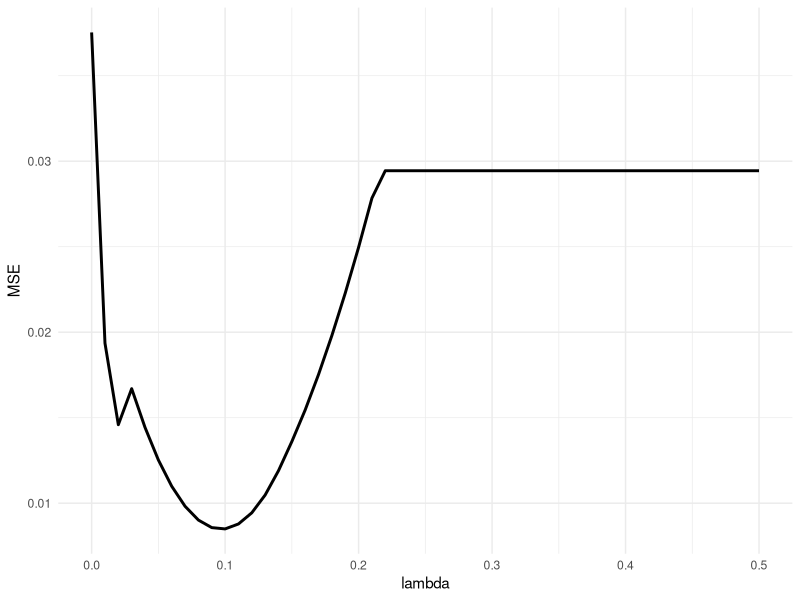
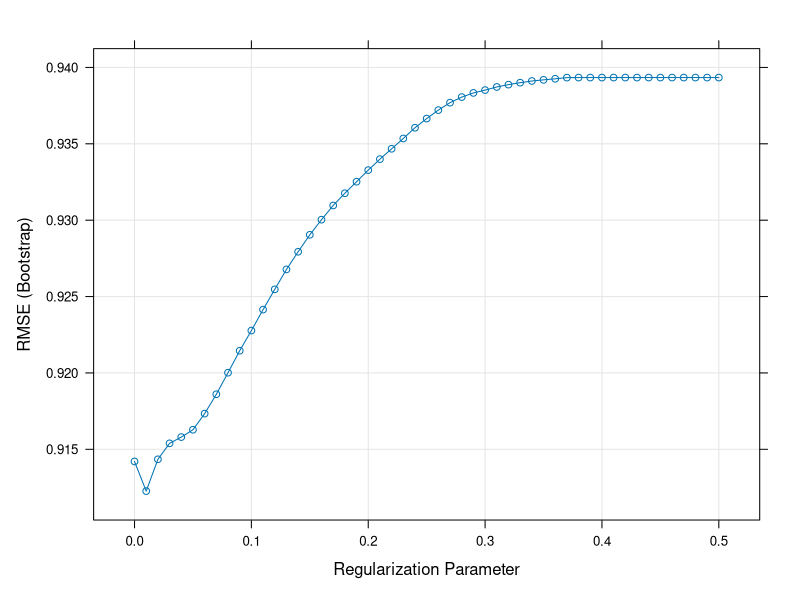
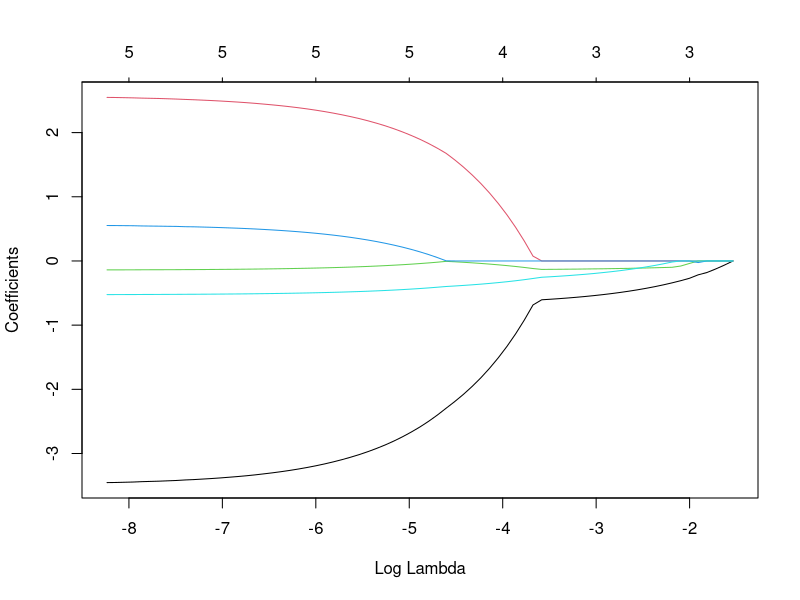

Recreate these plots in R, in order. (Note: a time limit stopped this script after it produced the figures.)
## ---- chunk 1
library(tidyverse)
library(caret)

options(scipen = 99)  # avoid scientific notation
#options(max.print = 20)  # avoid long outputs
#options(str = strOptions(list.len = 20))  # avoid long outputs
theme_set(theme_minimal())
## ---- chunk 2
f_y_x <- function(x1) {
    x1^2 - 1.5 * x1
}
## ---- chunk 3
n <- 100
set.seed(20230213)

data <- tibble(
    x1 = runif(n),
    x2 = runif(n),
    y = f_y_x(x1) + rnorm(n)
)
## ---- chunk 4
estimated_models <- list(
    true = lm(y ~ x1 + I(x1^2), data),
    simple = lm(y ~ x1, data),
    full = lm(y ~ polym(x1, x2, degree = 2, raw = TRUE), data)
)
## ---- chunk 5
# evaluate on multiple observations of a single dataset
calculateMSE <- function(prediction, y_exp) {
    mean((prediction - y_exp)^2)
}
## ---- chunk 6
map(estimated_models, ~calculateMSE(predict(.x), f_y_x(data$x1)))
## ---- chunk 7
estimated_models_caret <- list(
    simple = train(
        y ~ x1, data, 
        method = "lm",
        trControl = trainControl(method = "none")
    ),
    # extend
    full = NA
)
## ---- chunk 8
map(estimated_models, ~calculateMSE(predict(.x), f_y_x(data$x1)))
## ---- chunk 9
expanded_data <- model.matrix(y ~ polym(x1, x2, degree = 2, raw = TRUE) + 0, data)
head(expanded_data)
## ---- chunk 10
tidyPolyVarNames <- function(var_string) {
    # handy tool for regexing in R: https://spannbaueradam.shinyapps.io/r_regex_tester/
    poly_str_match <- str_match(var_string, "polym\\((?<vars>.*), degree.*\\)(?<degrees>[0-9.]+)")
    vars <- str_extract_all(poly_str_match[, "vars"], "[A-z0-9]+")[[1]]
    degrees <- str_extract_all(poly_str_match[, "degrees"], "[0-9]")[[1]]
    map2(vars, degrees, ~powerToVarName(.x, .y)) |>
        compact() |>
        paste(collapse = "*")
}

powerToVarName <- function(var_name, power) {
    if (power == "0") {
        NULL
    } else if (power == "1") {
        var_name
    } else {
        paste(var_name, power, sep = "^")
    }
}
## ---- chunk 11
tidy_colnames <- map_chr(colnames(expanded_data), tidyPolyVarNames)
colnames(expanded_data) <- tidy_colnames
head(expanded_data)
## ---- chunk 12
estimated_models_caret <- list(
    simple = train(
        y ~ x1, data,
        method = "lm",
        trControl = trainControl(method = "none")
    ),
    full = train(
        x = expanded_data, y = data$y,
        method = "lm",
        trControl = trainControl(method = "none")
    )
)
map(estimated_models_caret, ~calculateMSE(predict(.x), f_y_x(data$x1)))
## ---- chunk 13
coef(estimated_models$full)
coef(estimated_models_caret$full$finalModel)
## ---- chunk 14
full_glmnet <- train(
    x = expanded_data, y = data$y,
    method = "glmnet",
    trControl = trainControl(method = "none"),
    tuneGrid = expand.grid(alpha = 1, lambda = 0)
)
coef(full_glmnet$finalModel, 0)  # for some strange reason we have to add lambda = 0 again
coef(estimated_models_caret$full$finalModel)  # different optimization algorithms
## ---- chunk 15
calculateMSE(predict(full_glmnet), f_y_x(data$x1))
calculateMSE(predict(estimated_models_caret$full), f_y_x(data$x1))
## ---- chunk 16
first_lasso <- train(
    x = expanded_data, y = data$y,
    method = "glmnet",
    trControl = trainControl(method = "none"),
    tuneGrid = expand.grid(alpha = 1, lambda = 0.2)
)
calculateMSE(predict(first_lasso), f_y_x(data$x1))
## ---- chunk 17
lambda_values <- seq(0, 0.5, 0.01)
results <- map_df(lambda_values, ~{
    model <- train(
        x = expanded_data, y = data$y,
        method = "glmnet",
        trControl = trainControl(method = "none"),
        tuneGrid = expand.grid(alpha = 1, lambda = .x)
    )
    mse <- calculateMSE(predict(model), f_y_x(data$x1))    
    tibble(lambda = .x, MSE = mse)
})
ggplot(results, aes(lambda, MSE)) + geom_line(linewidth = 1)
## ---- chunk 18
caret_lasso <- train(
    x = expanded_data, y = data$y,
    method = "glmnet",
    tuneGrid = expand.grid(alpha = 1, lambda = lambda_values)
)
plot(caret_lasso)
plot(caret_lasso$finalModel, xvar = "lambda")
## ---- chunk 19
runSimulationStep <- function(n = 100, sd_e = 1, lambda = 0.1) {
    # Step 1: Simulate the data
    data <- tibble(
        x1 = runif(n),
        x2 = runif(n),
        y = f_y_x(x1) + rnorm(n, sd = sd_e)
    )
    
    expanded_data <- model.matrix(y ~ polym(x1, x2, degree = 2, raw = TRUE) + 0, data)
    tidy_colnames <- map_chr(colnames(expanded_data), tidyPolyVarNames)
    colnames(expanded_data) <- tidy_colnames
    
    # Step 2: Estimation
    estimated_models <- list(
        simple = train(
            y ~ x1, data,
            method = "lm",
            trControl = trainControl(method = "none")
        ),
        full = train(
            x = expanded_data, y = data$y,
            method = "lm",
            trControl = trainControl(method = "none")
        ),
        lasso = train(
            x = expanded_data, y = data$y,
            method = "glmnet",
            trControl = trainControl(method = "none"),
            tuneGrid = expand.grid(alpha = 1, lambda = lambda)
        )
    )
    
    lasso_coefs <- coef(estimated_models$lasso$finalModel, lambda)[, 1]
    
    # Step 3: Evaluation
    list(
        mse = map(estimated_models, ~calculateMSE(predict(.x), f_y_x(data$x1))),
        lasso_nonzero = lasso_coefs[lasso_coefs != 0]
    )
    
}
## ---- chunk 20
runSimulationStep()
## ---- chunk 21
set.seed(20230213)

n_sim <- 1000
simulated_results <- map(seq(n_sim), ~runSimulationStep())
## ---- chunk 22
pivot_longer(map_df(simulated_results, "mse"), cols = everything()) |>
    group_by(name) |>
    summarise(
        avg = mean(value),
        median = median(value),
        q95 = quantile(value, 0.95)
    )
## ---- chunk 23
nonzero_coefs <- map(simulated_results, "lasso_nonzero") |>
    map(tail, -1)
map_dbl(nonzero_coefs, length) |>
    table()
## ---- chunk 24
map(nonzero_coefs, names) |>
    unlist() |>
    table()
